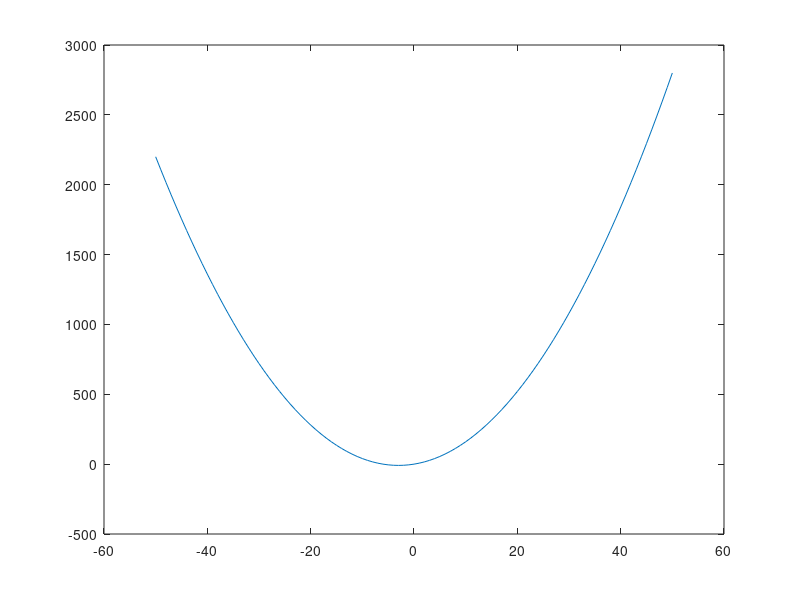

The MATLAB source for this figure:
% Octave Script
% Title                  :funcion real de variable real
% Description            :Script para recordar funcion real de variable real
% Author                 :Magali Valencia Clemente
% Date                   :20211026
% Version                :1
% Usage                  :C:\Users\magali
%                        :octave>funcion real de variable real

clear
% Graficar la funcion f(x)=x^2+6x
x=-50:1:50;
% calcular los funcion
y=x.^2+6*(x);
% realizar la grafica
plot(x, y);

